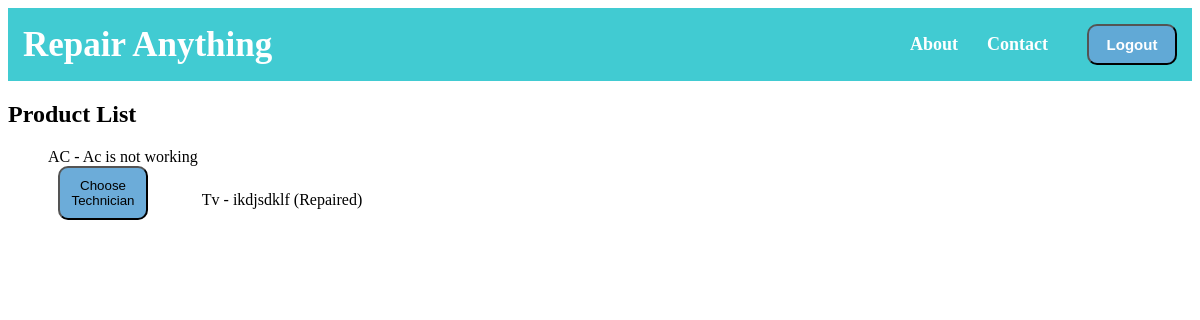
Page /products/products/ on the committed database.
### products/models.py (models this page shows)
class Product(models.Model):
    name = models.CharField(max_length=100)
    description = models.TextField()
    owner = models.ForeignKey(User, on_delete=models.CASCADE)
    technician = models.ForeignKey(User, on_delete=models.CASCADE, related_name='assigned_products', null=True, blank=True)
    is_repaired = models.BooleanField(default=False)

### products/views.py (the view)
# urls.py: path('products/', views.product_list, name='products'),
def product_list(request):
    products = Product.objects.all()
    return render(request, 'product_list.html', {'products': products})

### templates/product_list.html (shortened to what this page needs)
<!DOCTYPE html>
{% include 'customerheadernavbar.html' %}
<html lang="en">
<head>
</head>
<body>
    <h2>Product List</h2>
    <ul>
        {% for product in products %}
            <li>
                {{ product.name }} - {{ product.description }}
                {% if product.is_repaired %}
                    (Repaired)
                {% else %}
                    <form action="{% url 'choose_technician' product.id %}" method="post">
                        <button type="submit">Choose Technician</button>
                    </form>
                {% endif %}
            </li>
        {% endfor %}
    </ul>
</body>
</html>

### templates/customerheadernavbar.html (style rules this page uses)
* { text-decoration: none; }
li { list-style: none; display: inline-block; }
button { background-color: rgba(99, 167, 215, 0.94); margin-left: 10px; border-radius: 10px; padding: 10px; width: 90px; }

### rows in the picture
Product: name "AC", description "Ac is not working", is_repaired "Choose Technician"
Product: name "Tv", description "ikdjsdklf", is_repaired "(Repaired)"
